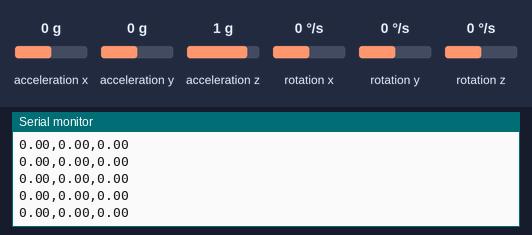
Recording of a sketch running on a simulated ESP32. Shown: the last lines printed to the serial monitor. Wiring (inferred from the names in the program): MPU-6050 motion sensor at I2C address 0x68. The test bench sets the inputs (shaded band); at power-on: acceleration x 0 g, acceleration y 0 g, acceleration z 1 g, rotation x 0 °/s, rotation y 0 °/s, rotation z 0 °/s.

Above: at 5.3 s.
5.4 s: acceleration x set to -1.4 g
At 6.0 s:
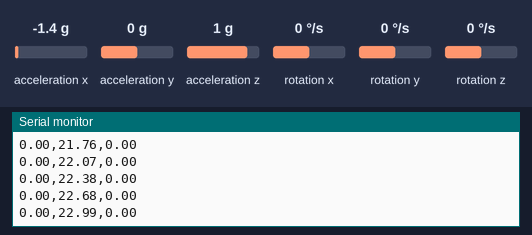
6.9 s: acceleration y set to -1.4 g
At 7.6 s:
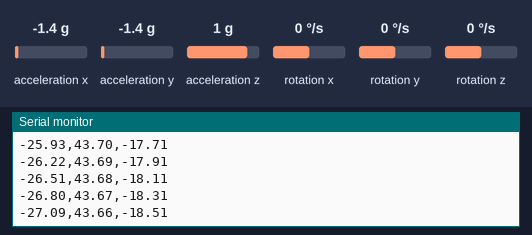
8.4 s: acceleration z set to -1.4 g
At 8.9 s:
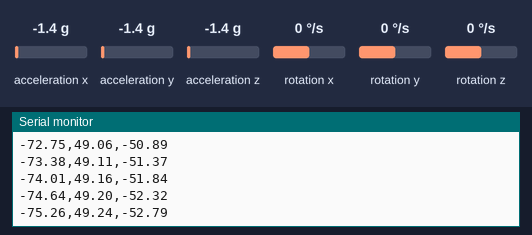
9.9 s: rotation x set to -192 °/s
At 10.8 s:
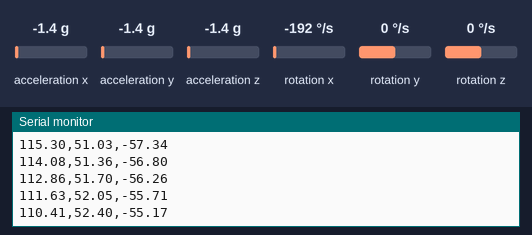
11.4 s: rotation y set to -192 °/s
At 12.0 s:
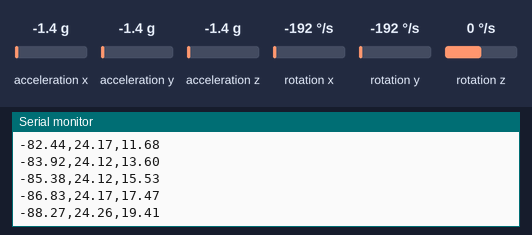
Timing chart, 0 to 13.9 s (numbered marks = the images above; inputs shaded):
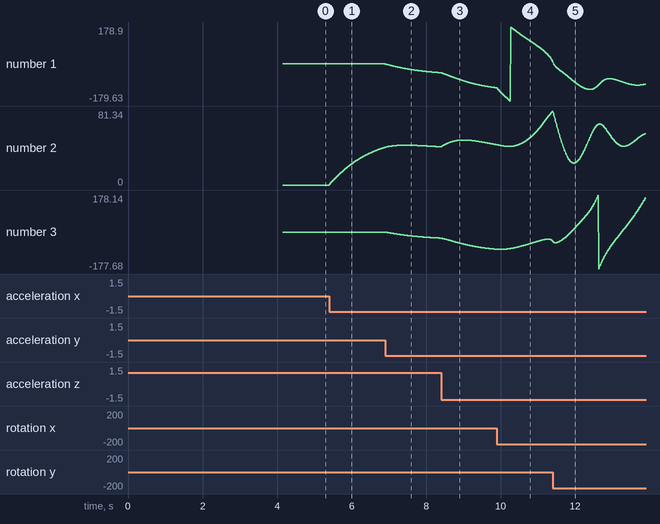

The sketch:

04_mahony_filter.ino
```cpp
#include <Arduino.h>
#include <Wire.h>

//  Mahony Filter (inline — no separate files needed)
#define sampleFreq  100.0f
#define twoKpDef    2.0f
#define twoKiDef    0.0f

float twoKp = twoKpDef;
float twoKi = twoKiDef;
float q0 = 1.0f, q1 = 0.0f, q2 = 0.0f, q3 = 0.0f;
float integralFBx = 0.0f;
float integralFBy = 0.0f;
float integralFBz = 0.0f;

void MahonyUpdate(float gx, float gy, float gz,
                  float ax, float ay, float az) {
  float recipNorm;
  float halfvx, halfvy, halfvz;
  float halfex, halfey, halfez;
  float qa, qb, qc;

  if (!((ax == 0.0f) && (ay == 0.0f) && (az == 0.0f))) {
    recipNorm = 1.0f / sqrtf(ax*ax + ay*ay + az*az);
    ax *= recipNorm; ay *= recipNorm; az *= recipNorm;

    halfvx = q1*q3 - q0*q2;
    halfvy = q0*q1 + q2*q3;
    halfvz = q0*q0 - 0.5f + q3*q3;

    halfex = ay*halfvz - az*halfvy;
    halfey = az*halfvx - ax*halfvz;
    halfez = ax*halfvy - ay*halfvx;

    if (twoKi > 0.0f) {
      integralFBx += twoKi * halfex * (1.0f / sampleFreq);
      integralFBy += twoKi * halfey * (1.0f / sampleFreq);
      integralFBz += twoKi * halfez * (1.0f / sampleFreq);
      gx += integralFBx;
      gy += integralFBy;
      gz += integralFBz;
    } else {
      integralFBx = 0.0f;
      integralFBy = 0.0f;
      integralFBz = 0.0f;
    }

    gx += twoKp * halfex;
    gy += twoKp * halfey;
    gz += twoKp * halfez;
  }

  gx *= (0.5f / sampleFreq);
  gy *= (0.5f / sampleFreq);
  gz *= (0.5f / sampleFreq);

  qa = q0; qb = q1; qc = q2;
  q0 += (-qb*gx - qc*gy - q3*gz);
  q1 += ( qa*gx + qc*gz - q3*gy);
  q2 += ( qa*gy - qb*gz + q3*gx);
  q3 += ( qa*gz + qb*gy - qc*gx);

  recipNorm = 1.0f / sqrtf(q0*q0 + q1*q1 + q2*q2 + q3*q3);
  q0 *= recipNorm; q1 *= recipNorm;
  q2 *= recipNorm; q3 *= recipNorm;
}

//  MPU6050
#define MPU_ADDR     0x68
#define PWR_MGMT_1   0x6B
#define ACCEL_XOUT_H 0x3B
#define LOOP_HZ      100
#define LOOP_US      (1000000 / LOOP_HZ)

void mpuWrite(uint8_t reg, uint8_t val) {
  Wire.beginTransmission(MPU_ADDR);
  Wire.write(reg); Wire.write(val);
  Wire.endTransmission();
}

void mpuRead(uint8_t reg, uint8_t* buf, uint8_t len) {
  Wire.beginTransmission(MPU_ADDR);
  Wire.write(reg);
  Wire.endTransmission(false);
  Wire.requestFrom(MPU_ADDR, (uint8_t)len);
  for (uint8_t i = 0; i < len; i++) buf[i] = Wire.read();
}

int16_t toInt16(uint8_t hi, uint8_t lo) {
  return (int16_t)((hi << 8) | lo);
}

float offAx=0,offAy=0,offAz=0;
float offGx=0,offGy=0,offGz=0;

void getRaw(float &ax, float &ay, float &az,
            float &gx, float &gy, float &gz) {
  uint8_t raw[14];
  mpuRead(ACCEL_XOUT_H, raw, 14);
  ax = toInt16(raw[0],  raw[1])  / 16384.0f;
  ay = toInt16(raw[2],  raw[3])  / 16384.0f;
  az = toInt16(raw[4],  raw[5])  / 16384.0f;
  gx = toInt16(raw[8],  raw[9])  / 131.0f;
  gy = toInt16(raw[10], raw[11]) / 131.0f;
  gz = toInt16(raw[12], raw[13]) / 131.0f;
}

void calibrate(int samples = 1000) {
  Serial.println("Calibrating — keep FLAT and STILL...");
  double sax=0,say=0,saz=0,sgx=0,sgy=0,sgz=0;
  float ax,ay,az,gx,gy,gz;
  for (int i = 0; i < samples; i++) {
    getRaw(ax,ay,az,gx,gy,gz);
    sax+=ax; say+=ay; saz+=az;
    sgx+=gx; sgy+=gy; sgz+=gz;
    delay(2);
  }
  offAx=sax/samples; offAy=say/samples; offAz=saz/samples-1.0f;
  offGx=sgx/samples; offGy=sgy/samples; offGz=sgz/samples;
  Serial.println("Done.\n");
}

//  Main
void setup() {
  Serial.begin(115200);
  Wire.begin(21, 22);
  delay(500);
  mpuWrite(PWR_MGMT_1, 0x00);
  delay(100);
  calibrate(1000);
  Serial.println("roll,pitch,yaw");
}

uint32_t lastLoop = 0;

void loop() {
  while (micros() - lastLoop < LOOP_US);
  lastLoop = micros();

  float ax,ay,az,gx,gy,gz;
  getRaw(ax,ay,az,gx,gy,gz);
  ax-=offAx; ay-=offAy; az-=offAz;
  gx-=offGx; gy-=offGy; gz-=offGz;

  MahonyUpdate(
    gx * DEG_TO_RAD,
    gy * DEG_TO_RAD,
    gz * DEG_TO_RAD,
    ax, ay, az
  );

  float roll  = atan2f(2*(q0*q1 + q2*q3), 1 - 2*(q1*q1 + q2*q2));
  float pitch = asinf (2*(q0*q2 - q3*q1));
  float yaw   = atan2f(2*(q0*q3 + q1*q2), 1 - 2*(q2*q2 + q3*q3));

  Serial.printf("%.2f,%.2f,%.2f\n",
    roll  * RAD_TO_DEG,
    pitch * RAD_TO_DEG,
    yaw   * RAD_TO_DEG);
}
```

Measured:
- after the input at 5.4 s, the serial monitor: prints a new line at once (image 1)
- plotted number 2: 0 → 41.45 after the input at 5.4 s
